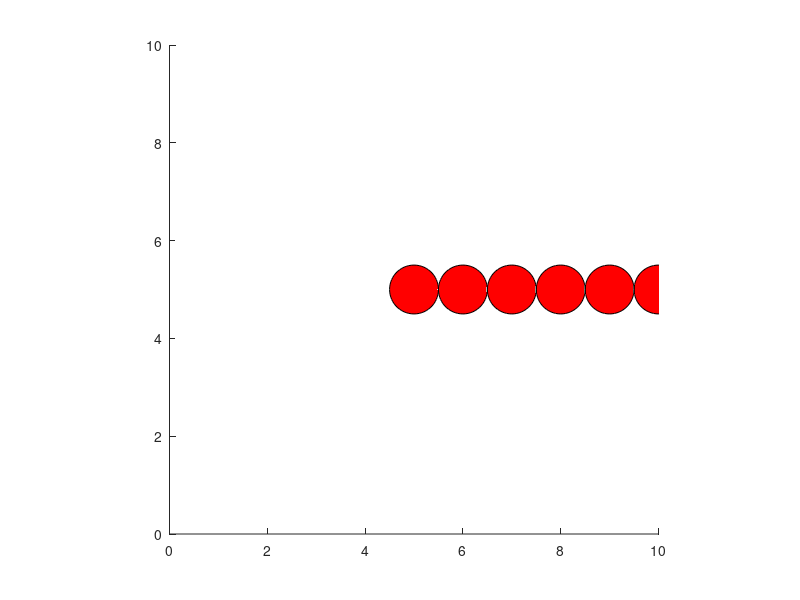

The MATLAB source for this figure:
global mesh_precision;
global horizontal;
global vertical;
global goal;

mesh_precision = 40;
horizontal = 200;
vertical = 100;
goal = [99,40];

function mesh_coordinates = mesh_coordinates(position)
  global vertical;
  global horizontal;
  global mesh_precision;
  mesh_coordinates = [round(position(1)*mesh_precision/min(horizontal,vertical))+1,round(position(2)*mesh_precision/min(horizontal,vertical))+1];
endfunction

function neighbours = get_neighbours(mesh_coordinate)
  global horizontal;
  global vertical;
  neighbours = [];
  if mesh_coordinate(1)-1>0
    neighbours = [neighbours;[mesh_coordinate(1)-1,mesh_coordinate(2)]];
  endif
  if mesh_coordinate(1)+1<=mesh_coordinates([horizontal,vertical])(1)
    neighbours = [neighbours;[mesh_coordinate(1)+1,mesh_coordinate(2)]];
  endif
  if mesh_coordinate(2)-1>0
    neighbours = [neighbours;[mesh_coordinate(1),mesh_coordinate(2)-1]];
  endif
  if mesh_coordinate(2)+1<=mesh_coordinates([horizontal,vertical])(2)
    neighbours = [neighbours;[mesh_coordinate(1),mesh_coordinate(2)+1]];
  endif
endfunction

function heuristic = get_heuristic(mesh_coordinate)
  global goal;
  heuristic = sqrt((mesh_coordinate(1)-mesh_coordinates(goal)(1))^2+(mesh_coordinate(2)-mesh_coordinates(goal)(2))^2);
endfunction

function path = astar(position)
  global goal;
  goal_mesh = mesh_coordinates(goal);
  mesh_coordinate = mesh_coordinates(position);
  queue = [mesh_coordinate,get_heuristic(mesh_coordinate),0];
  explored = [];
  parent = [];
  while !size(queue)==0
    mesh_coordinate = queue(1,1:2);
    cost = queue(1,4);
    explored = [explored;mesh_coordinate];
    if mesh_coordinate==goal_mesh
      node = goal_mesh;
      figure();
      
      while (true)
        [~,index4] = ismember(node,parent(:,1:2),'rows');
        if !index4
          axis([0 10 0 10]);
          return
        endif
        node = parent(index4,3:4);
        rectangle_position = [node-0.5,1,1];
        rectangle("position",rectangle_position,"curvature",1,"FaceColor",'r');
        axis("square");
      endwhile
    endif
    queue = queue(2:end,:);
    neighbours = get_neighbours(mesh_coordinate);
    old_index = ismember(mesh_coordinate,queue(:,1:2));
    for i=1:size(neighbours)
      
      [~,index1] = ismember(neighbours(i,:),queue(:,1:2),'rows');
      [~,index2] = ismember(neighbours(i,:),explored,'rows');
      if !index1 && !index2
        queue = [queue;[neighbours(i,:),cost+1+get_heuristic(neighbours(i,:)),cost+1]];
        parent = [parent;[neighbours(i,:),mesh_coordinate]];
      elseif index1 && queue(index1,:)(4)>cost+1
        queue(index1,:) = [neighbours(i,:),cost+1+get_heuristic(neighbours(i,:)),cost+1];
        [~,index3] = ismember(neighbours(i,:),parent(:,1:2));
        queue(index3,:) = [neighbours(i,:),mesh_coordinate];
      endif
    endfor
    [s,i] = sort(queue(:,3));
    queue=queue(i,:);
  endwhile
  return
endfunction

astar([10,10])
axis("square")